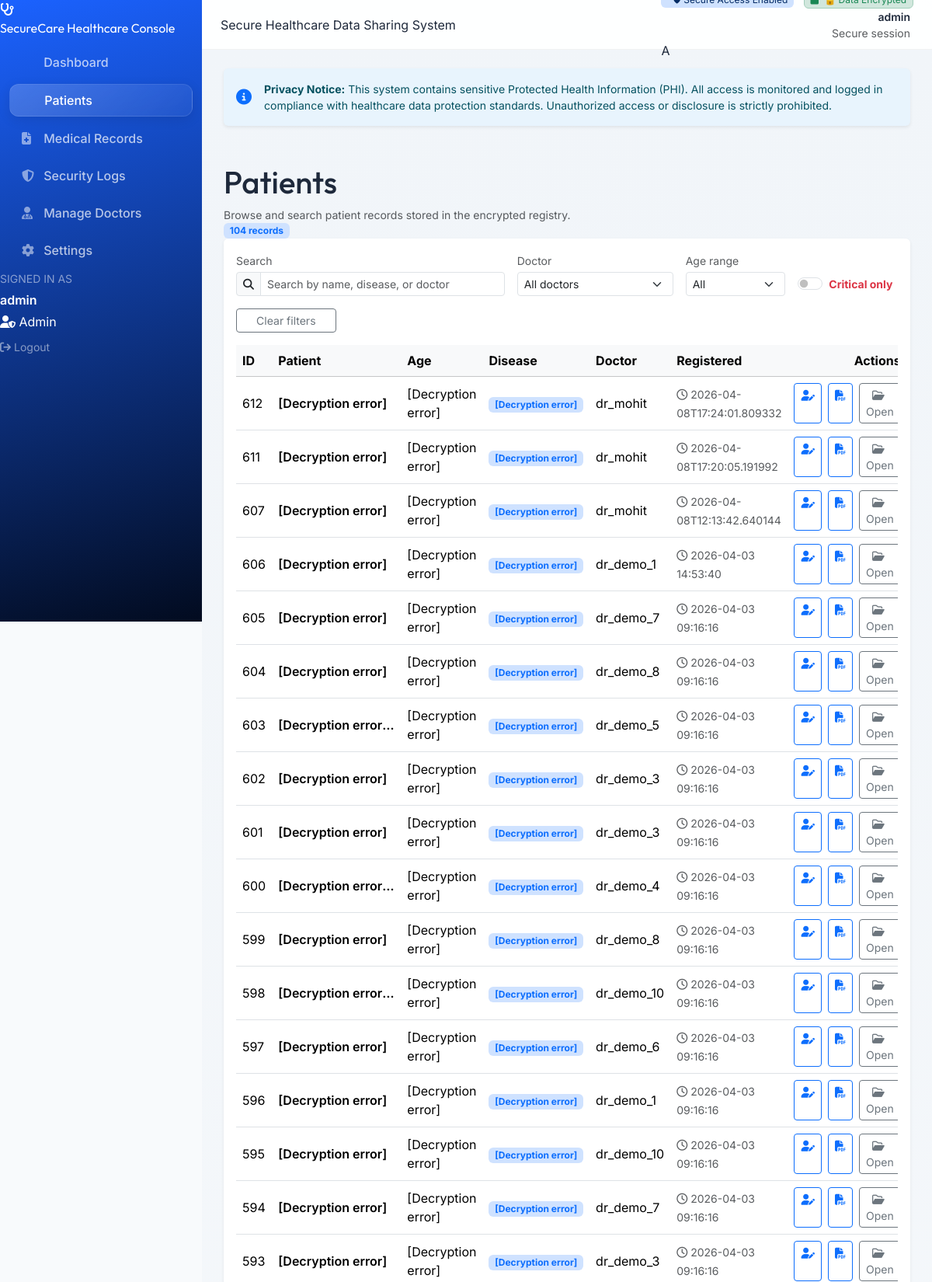
The app's page /patients (signed in, upper part) with its own data.
### tables this page shows
CREATE TABLE users (
            id INTEGER PRIMARY KEY AUTOINCREMENT,
            username TEXT UNIQUE NOT NULL,
            password_hash TEXT NOT NULL,
            role TEXT NOT NULL CHECK (role IN ('admin', 'doctor'))
        , hospital_name TEXT, failed_attempts INTEGER DEFAULT 0, locked_until TEXT, last_login TEXT, force_password_change BOOLEAN DEFAULT 0, email TEXT, name TEXT);

CREATE TABLE patients (
            id INTEGER PRIMARY KEY AUTOINCREMENT,
            name_encrypted BLOB NOT NULL,
            age_encrypted BLOB NOT NULL,
            disease_encrypted BLOB NOT NULL,
            prescription_encrypted BLOB NOT NULL,
            created_by INTEGER NOT NULL,
            created_at TEXT DEFAULT CURRENT_TIMESTAMP, is_critical INTEGER DEFAULT 0,
            FOREIGN KEY (created_by) REFERENCES users(id)
        );

### app.py (the view)
@app.route("/patients")
@login_required
@role_required("doctor", "admin")
def view_patients():
    user_id       = session.get("user_id")
    user_role     = session.get("user_role")
    hospital_name = session.get("hospital_name")
    db      = get_db()
    sql_where, params = _build_patient_filter(user_role, user_id, hospital_name)
    patients = []
    doctors  = set()
    rows = db.execute(f"SELECT * FROM patients {sql_where} ORDER BY id DESC", params).fetchall()
    for row in rows:
        dr = db.execute("SELECT username FROM users WHERE id = ?", (row["created_by"],)).fetchone()
        dr_username = dr["username"] if dr else "Unknown"
        doctors.add(dr_username)
        doc_id = str(row["id"])
        dt_str = row["created_at"]
        try:
            patients.append({
                "id":              doc_id,
                "name":            decrypt_text(row["name_encrypted"]),
                "age":             decrypt_text(row["age_encrypted"]),
                "disease":         decrypt_text(row["disease_encrypted"]),
                "prescription":    decrypt_text(row["prescription_encrypted"]),
                "created_at":      dt_str,
                "is_critical":     bool(row["is_critical"]),
                "doctor_username": dr_username,
            })
        except Exception:
            patients.append(_err_patient(doc_id, dr_username, {
                "created_at":  dt_str,
                "is_critical": bool(row["is_critical"]),
            }))
    return render_template("view_patients.html",
                           patients=patients, doctors=sorted(doctors))

### app.py (called while the page is built, shortened)
def _build_patient_filter(user_role, user_id, hospital_name):
    if user_role == "doctor":
        return "WHERE created_by = ?", (user_id,)
    if user_role == "admin":
        if hospital_name and str(hospital_name).strip():
            return "WHERE created_by IN (SELECT id FROM users WHERE hospital_name = ?)", (hospital_name,)
        else:
            return "WHERE 1=0", ()
    return "WHERE 1=0", ()

def _err_patient(doc_id, dr_username, extra=None):
    p = {
        "id":              doc_id,
        "name":            "[Decryption error]",
        "age":             "[Decryption error]",
        "disease":         "[Decryption error]",
        "prescription":    "[Decryption error]",
        "doctor_username": dr_username,
    }
    if extra:
        p.update(extra)
    return p

@app.before_request
def make_session_secure():
    session.permanent = False

def login_required(f):
    @wraps(f)
    def decorated(*args, **kwargs):
        return f(*args, **kwargs)
    return decorated

def role_required(*roles):
    def decorator(f):
        @wraps(f)
        def decorated(*args, **kwargs):
            if "user_role" not in session:
                log_security_event("unauthorized_access",
                                   f"Missing role accessing {request.path}")
                flash("Unauthorized access.", "danger")
                return redirect(url_for("login"))
            return f(*args, **kwargs)
        return decorated
    return decorator

### db.py (called while the page is built)
def get_db():
    if 'db' not in g:
        db_path = os.path.join(os.path.dirname(os.path.abspath(__file__)), DB_NAME)
        g.db = sqlite3.connect(db_path)
        g.db.row_factory = sqlite3.Row  # This allows accessing columns by name
    return g.db

### encryption.py (called while the page is built)
def load_key():
    if not os.path.exists(KEY_FILE):
        raise FileNotFoundError(
            f"Encryption key file {KEY_FILE} not found. "
            "Make sure to run generate_key() first."
        )
    with open(KEY_FILE, "rb") as f:
        key = f.read()
    return key

def get_cipher():
    key = load_key()
    return Fernet(key)

def decrypt_text(token: bytes) -> str:
    cipher = get_cipher()
    return cipher.decrypt(token).decode("utf-8")

### templates/view_patients.html (shortened to what this page needs)
{% extends "base.html" %}
{% block content %}
<div class="page-heading">
  <div class="page-heading-title">
    <div class="page-heading-icon">
    </div>
    <div>
      <h1>Patients</h1>
      <div class="text-muted small">
        Browse and search patient records stored in the encrypted registry.
      </div>
    </div>
  </div>
  <div class="d-flex flex-wrap gap-2">
    <div class="badge bg-primary-subtle text-primary align-self-center">
      {{ patients|length }} records
    </div>
  </div>
</div>
<div class="card border-0 shadow-sm">
  <div class="card-body">
    <div class="row g-2 g-md-3 mb-3 align-items-end">
      <div class="col-12 col-md-5">
        <label for="patientSearch" class="form-label small text-muted mb-1">
          Search
        </label>
        <div class="input-group input-group-sm">
          <span class="input-group-text">
            <i class="fa-solid fa-magnifying-glass"></i>
          </span>
          <input
            type="text"
            id="patientSearch"
            class="form-control"
            placeholder="Search by name, disease, or doctor"
          />
        </div>
      </div>
      <div class="col-6 col-md-3">
        <label for="doctorFilter" class="form-label small text-muted mb-1">
          Doctor
        </label>
        <select id="doctorFilter" class="form-select form-select-sm">
          <option value="">All doctors</option>
        </select>
      </div>
      <div class="col-6 col-md-2">
        <label for="ageFilter" class="form-label small text-muted mb-1">
          Age range
        </label>
        <select id="ageFilter" class="form-select form-select-sm">
          <option value="">All</option>
        </select>
      </div>
      <div class="col-12 col-md-2 align-self-end">
        <div class="form-check form-switch mb-1">
          <input class="form-check-input" type="checkbox" id="criticalFilter">
          <label class="form-check-label small fw-bold text-danger" for="criticalFilter">
            Critical only
          </label>
        </div>
      </div>
      <div class="col-12 col-md-2 text-md-end">
        <button id="clearFilters" class="btn btn-outline-secondary btn-sm w-100 w-md-auto">
          Clear filters
        </button>
      </div>
    </div>
    {% if patients %}
    <div class="table-responsive">
      <table class="table table-hover align-middle mb-0" id="patientsTable">
        <thead class="table-light">
          <tr>
            <th scope="col">ID</th>
            <th scope="col">Patient</th>
            <th scope="col">Age</th>
            <th scope="col">Disease</th>
            <th scope="col">Doctor</th>
            <th scope="col">Registered</th>
            <th scope="col" class="text-end">Actions</th>
          </tr>
        </thead>
        <tbody>
          {% for p in patients %}
          <tr
            class="patient-row"
            data-name="{{ p.name|lower }}"
            data-age="{{ p.age }}"
            data-disease="{{ p.disease|lower }}"
            data-doctor="{{ p.doctor_username|lower }}"
            data-critical="{{ p.is_critical }}"
            onclick="window.location='{{ url_for('patient_profile', patient_id=p.id) }}'; "
          >
            <td>{{ p.id }}</td>
            <td
              data-bs-toggle="tooltip"
              data-bs-placement="top"
              title="Full name is hidden for privacy. Click 'Open' to view profile."
            >
              <div class="fw-semibold text-truncate" style="max-width: 150px;">
                {{ p.name }}
                {% if p.is_critical %}
                <i class="fa-solid fa-triangle-exclamation text-danger ms-1" title="Critical Case"></i>
                {% endif %}
              </div>
            </td>
            <td>{{ p.age }}</td>
            <td>
              <span class="badge bg-primary-subtle text-primary">
                {{ p.disease }}
              </span>
            </td>
            <td>{{ p.doctor_username }}</td>
            <td>
              <span class="text-muted small">
                <i class="fa-regular fa-clock me-1"></i>{{ p.created_at or '—' }}
              </span>
            </td>
            <td class="text-end">
              <div class="d-flex justify-content-end gap-2">
                <a
                  href="{{ url_for('edit_patient', patient_id=p.id) }}"
                  class="btn btn-outline-primary btn-sm"
                  onclick="event.stopPropagation();"
                  title="Edit Record"
                >
                  <i class="fa-solid fa-user-pen"></i>
                </a>
                <a
                  href="{{ url_for('generate_prescription', patient_id=p.id) }}"
                  class="btn btn-outline-primary btn-sm"
                  onclick="event.stopPropagation();"
                  title="Download Digital Prescription"
                >
                  <i class="fa-solid fa-file-pdf"></i>
                </a>
                <a
                  href="{{ url_for('patient_profile', patient_id=p.id) }}"
                  class="btn btn-outline-secondary btn-sm"
                  onclick="event.stopPropagation();"
                >
                  <i class="fa-regular fa-folder-open me-1"></i>Open
                </a>
              </div>
            </td>
          </tr>
          {% endfor %}
        </tbody>
      </table>
    </div>
    {% else %}
    <div class="text-center text-muted small py-4">
      No patient records found yet.
    </div>
    {% endif %}
  </div>
</div>
{% endblock %}

### static/css/style.css (style rules this page uses)
:root { --primary: #0d6efd; --primary-deep: #061b3a; --primary-glow: rgba(13, 110, 253, 0.15); --accent: #20c997; --bg-main: #f8fafc; --card-bg: rgba(255, 255, 255, 0.8); --glass-border: rgba(255, 255, 255, 0.2); --glass-shadow: 0 8px 32px 0 rgba(31, 38, 135, 0.07); --text-main: #1e293b; --text-muted: #64748b; }
body { font-family: 'Inter', system-ui, -apple-system, sans-serif; background-color: var(--bg-main); color: var(--text-main); }
h1, h2, h3, .sidebar-brand-title { font-family: 'Outfit', sans-serif; }

### templates/view_patients.html (style rules this page uses)
.patient-row { cursor: pointer; transition: background-color 0.12s ease; }

### records on screen
users: doctor_username "dr_mohit" "dr_mohit" "dr_mohit"
patients: created_at "2026-04-08T17:24:01.809332"
patients: created_at "2026-04-08T17:20:05.191992"
patients: created_at "2026-04-08T12:13:42.640144"
users: doctor_username "dr_demo_1" "dr_demo_1"
patients: created_at "2026-04-03 14:53:40"
users: doctor_username "dr_demo_7" "dr_demo_7"
patients: created_at "2026-04-03 09:16:16"
users: doctor_username "dr_demo_8" "dr_demo_8"
patients: created_at "2026-04-03 09:16:16"
users: doctor_username "dr_demo_5"
patients: created_at "2026-04-03 09:16:16"
users: doctor_username "dr_demo_3" "dr_demo_3" "dr_demo_3"
patients: created_at "2026-04-03 09:16:16"
patients: created_at "2026-04-03 09:16:16"
users: doctor_username "dr_demo_4"
patients: created_at "2026-04-03 09:16:16"
patients: created_at "2026-04-03 09:16:16"
users: doctor_username "dr_demo_10" "dr_demo_10"
patients: created_at "2026-04-03 09:16:16"
users: doctor_username "dr_demo_6"
patients: created_at "2026-04-03 09:16:16"
patients: created_at "2026-04-03 09:16:16"
patients: created_at "2026-04-03 09:16:16"
patients: created_at "2026-04-03 09:16:16"
patients: created_at "2026-04-03 09:16:16"

### other values on screen
{{ session.get('username') }} "admin"
{{ session.get('user_role')|capitalize }} "Admin"
{{ session.get('username')[0]|upper if session.get('username') }} "A"
{{ patients|length }} "104"
{{ p.id }} "612" "611" "607" "606" "605" "604" "603" "602" "601" "600" "599" "598" "597" "596" "595" "594" "593"
{{ p.name }} "[Decryption error]" "[Decryption error]" "[Decryption error]" "[Decryption error]" "[Decryption error]" "[Decryption error]" "[Decryption error…" "[Decryption error]" "[Decryption error]" "[Decryption error…" "[Decryption error]" "[Decryption error…" "[Decryption error]" "[Decryption error]" "[Decryption error]" "[Decryption error]" "[Decryption error]"
{{ p.age }} "[Decryption error]" "[Decryption error]" "[Decryption error]" "[Decryption error]" "[Decryption error]" "[Decryption error]" "[Decryption error]" "[Decryption error]" "[Decryption error]" "[Decryption error]" "[Decryption error]" "[Decryption error]" "[Decryption error]" "[Decryption error]" "[Decryption error]" "[Decryption error]" "[Decryption error]"
{{ p.disease }} "[Decryption error]" "[Decryption error]" "[Decryption error]" "[Decryption error]" "[Decryption error]" "[Decryption error]" "[Decryption error]" "[Decryption error]" "[Decryption error]" "[Decryption error]" "[Decryption error]" "[Decryption error]" "[Decryption error]" "[Decryption error]" "[Decryption error]" "[Decryption error]" "[Decryption error]"
